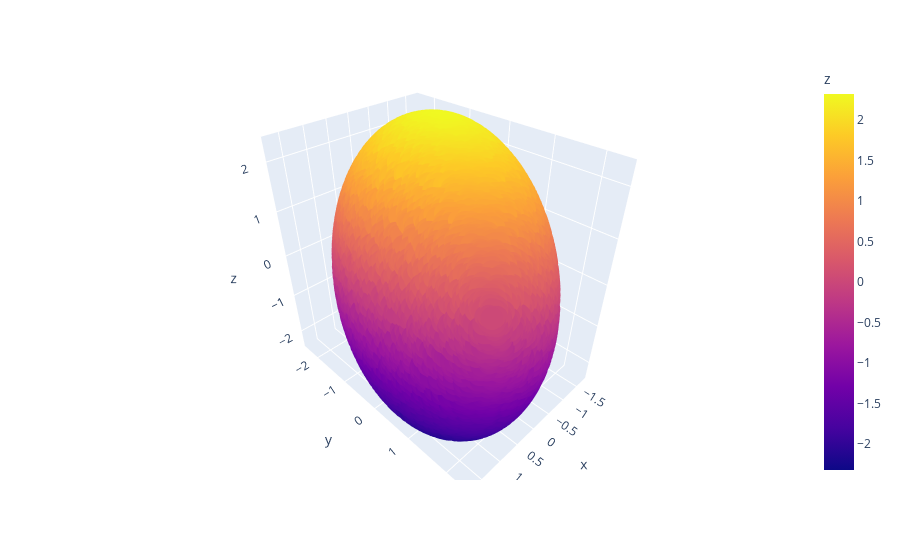

Notebook code for this chart:
### Markdown cell above
# 3
Model based clustering in chapter 6 (section 6.5) is based on geometrical prop erties of
clusters, e.g. balls and ellipsoids in 3-dim. In this question, you are asked to randomly
generate data sets to check the capability of MBC: two balls of different sizes, two
ellipsoids of different size with symmetry axis parallel with co ordinates axis, three
ellipsoids also different sizes with arbitrary symmetry axis
## a
Randomly generate those sub data sets so that they are disjoint (far away from
each other), then apply mo del based clustering to n clusters even compare the
estimated clusters with original lab els

### Code cell
import numpy as np
import pandas as pd
import plotly.express as px

def generate_ellipsoid_points(xc, yc, zc, xr, yr, zr, N=100, alpha=0, beta=0, gamma=0):
  """
  (xc, yc, zc) - center of the ellipsoid
  (xr, yr, zr) - radii of the ellipsoid
  N - number of points
  alpha, beta, gamma - angles of rotation (in radians, use np.radians)
  """
  u = np.random.rand(N)
  v = np.random.rand(N)
  
  theta = np.arccos(2*u - 1)
  phi = 2 * np.pi * v
  
  x = xr * np.sin(theta) * np.cos(phi)
  y = yr * np.sin(theta) * np.sin(phi)
  z = zr * np.cos(theta)
  points = np.column_stack((x, y, z))
  
  Rx = np.array([[1, 0, 0],
           [0, np.cos(alpha), -np.sin(alpha)],
           [0, np.sin(alpha), np.cos(alpha)]])
  Ry = np.array([[np.cos(beta), 0, np.sin(beta)],
           [0, 1, 0],
           [-np.sin(beta), 0, np.cos(beta)]])
  Rz = np.array([[np.cos(gamma), -np.sin(gamma), 0],
           [np.sin(gamma), np.cos(gamma), 0],
           [0, 0, 1]])
  R = Rz @ Ry @ Rx

  rotated_points = points @ R.T
  rotated_points[:, 0] += xc
  rotated_points[:, 1] += yc
  rotated_points[:, 2] += zc
  return rotated_points

arr = generate_ellipsoid_points(0,0,0, 3,2,1, 10000, np.radians(30), np.radians(45), np.radians(60))

df = pd.DataFrame(arr, columns=["x", "y", "z"])
fig = px.scatter_3d(df, x='x', y='y', z='z', color='z', size_max=5)
fig.show()

### Figure 1 — Plotly figure (JSON) as saved in the notebook; plotly's stock layout.template omitted (floating-point values rounded to 4 significant figures; data arrays with more than 128 entries replaced by an {"elided": "..."} marker saying what was removed)
{"data": [{"hovertemplate": "x=%{x}<br>y=%{y}<br>z=%{marker.color}<extra></extra>", "legendgroup": "", "marker": {"color": {"elided": "10000 float values"}, "coloraxis": "coloraxis", "symbol": "circle"}, "mode": "markers", "name": "", "scene": "scene", "showlegend": false, "type": "scatter3d", "x": {"elided": "10000 float values"}, "y": {"elided": "10000 float values"}, "z": {"elided": "10000 float values"}}], "layout": {"coloraxis": {"colorbar": {"title": {"text": "z"}}, "colorscale": [[0, "#0d0887"], [0.1111, "#46039f"], [0.2222, "#7201a8"], [0.3333, "#9c179e"], [0.4444, "#bd3786"], [0.5556, "#d8576b"], [0.6667, "#ed7953"], [0.7778, "#fb9f3a"], [0.8889, "#fdca26"], [1, "#f0f921"]]}, "legend": {"tracegroupgap": 0}, "margin": {"t": 60}, "scene": {"domain": {"x": [0, 1], "y": [0, 1]}, "xaxis": {"title": {"text": "x"}}, "yaxis": {"title": {"text": "y"}}, "zaxis": {"title": {"text": "z"}}}}}
